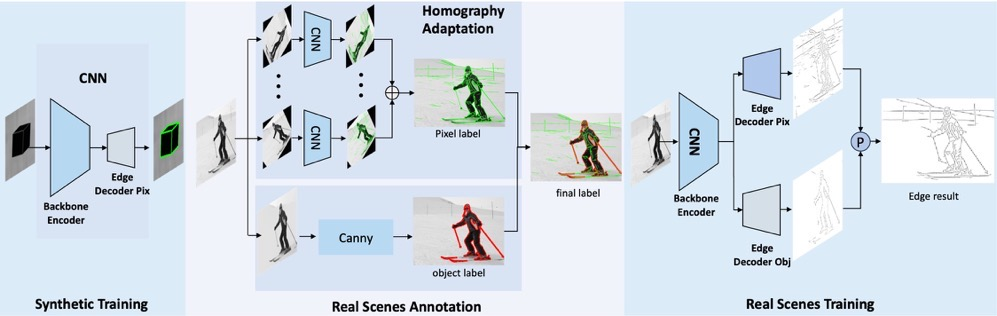
#> input picture Image/overview.jpg, 997 x 316 px; its folder holds only this picture in this run
$ python -i object_level_label.py   (imports and definitions only)   (older library calls are emulated)
#> lines starting #> are read from the running program, lines starting #| are printed output that depends on the picture
#> further down, picture is the input picture: shape (316, 997, 3); mean B, G, R 233.7, 223.7, 213.5
import cv2
import numpy as np
import os

def gaussian_blur(image, kernel_size, sigma):
    blurred = cv2.GaussianBlur(image, (kernel_size, kernel_size), sigma)
    return blurred

# [13 lines left out: functions l0_smoothing, l1_smoothing, not called in this run]

def L0Smoothing(I):
    def psf2otf_Dy(outSize = None):
        psf = np.zeros((outSize),dtype='float32')
        psf[0, 0] = - 1
        psf[-1, 0] = 1
        otf = np.fft.fft2(psf)
        return otf
    def psf2otf_Dx(outSize = None):
        psf = np.zeros((outSize),dtype='float32')
        psf[0, 0] = - 1
        psf[0, -1] = 1
        otf = np.fft.fft2(psf)
        return otf
    def doL0Smoothing(Im=None, lambda_=None, kappa=None):
        # L0Smooth - Image Smoothing via L0 Gradient Minimization
        #   S = L0Smooth(Im, lambda, kappa) performs L0 graidient smoothing of input
        #   image Im, with smoothness weight lambda and rate kappa.

        #   Paras:
        #   @Im    : Input UINT8 image, both grayscale and color images are acceptable.
        #   @lambda: Smoothing parameter controlling the degree of smooth. (See [1])
        #            Typically it is within the range [1e-3, 1e-1], 2e-2 by default.
        #   @kappa : Parameter that controls the rate. (See [1])
        #            Small kappa results in more iteratioins and with sharper edges.
        #            We select kappa in (1, 2].
        #            kappa = 2 is suggested for natural images.

        #   Example
        #   ==========
        #   Im  = imread('pflower.jpg');
        #   S  = L0Smooth(Im); # Default Parameters (lambda = 2e-2, kappa = 2)
        #   figure, imshow(Im), figure, imshow(S);
#> called with lambda_ = 0.01
        S=Im
        if  (kappa == None):
            kappa = 2.0

        if (lambda_ == None):
            lambda_ = 0.02

        betamax = 100000.0
        fx = np.array([1, - 1])
        fy = np.array([[1], [- 1]])
        N, M, D = Im.shape
#> N = 316; M = 997; D = 3
        sizeI3D = np.array([N, M, D])
#> sizeI3D = [316, 997, 3]
        sizeI2D = np.array([N, M])
#> sizeI2D = [316, 997]
        otfFx = psf2otf_Dx(sizeI2D)
        otfFy = psf2otf_Dy(sizeI2D)
        Normin1=np.zeros((N,M,D),dtype=complex)
        for _dim in range(D):
            Normin1[:,:,_dim]=np.fft.fft2(Im[:,:,_dim])
        Denormin2 = np.abs(otfFx) ** 2 + np.abs(otfFy) ** 2
        if D > 1:
            Denormin2 = np.tile(Denormin2, (D, 1, 1))
            Denormin2 = Denormin2.transpose((1, 2, 0))

        beta = 2 * lambda_
        while beta < betamax:

            Denormin = 1 + beta * Denormin2
            # h-v subproblem
            u01 = Im[:, 0, :] - Im[:, -1, :]
            u01 = np.reshape(u01, (u01.shape[0], 1, u01.shape[1]))
            h = np.concatenate((np.diff(Im, 1, 1), u01), axis=1)
            u10 = Im[0, :, :] - Im[-1, :, :]
            u10 = np.reshape(u10, (1, u10.shape[0], u10.shape[1]))
            v = np.concatenate((np.diff(Im, 1, 0), u10), axis=0)
            if D == 1:
                t = (h ** 2 + v ** 2) < lambda_ / beta
            else:
                t = np.sum((h ** 2 + v ** 2), 3 - 1) < lambda_ / beta
                t = np.tile(t, (D, 1, 1))
                t = t.transpose((1, 2, 0))
                #t = np.matlib.repmat(t, np.array([1, 1, D]))
            h[t] = 0
            v[t] = 0
            # S subproblem
            mu_h01 = h[:, -1, :] - h[:, 0, :]
            mu_h01 = np.reshape(mu_h01, (mu_h01.shape[0], 1, mu_h01.shape[1]))
            Normin2_h = np.concatenate((mu_h01, - np.diff(h, 1, 1)), axis=1)
            mu_v01 = v[-1, :, :] - v[0, :, :]
            mu_v01 = np.reshape(mu_v01, (1, mu_v01.shape[0], mu_v01.shape[1]))
            Normin2_v = np.concatenate((mu_v01, - np.diff(v, 1, 0)), axis=0)
            Normin2 = Normin2_h+Normin2_v
            FS=np.zeros((N,M,D),dtype=complex)
            for _dim in range (D):
                FS[:,:,_dim] = (Normin1[:,:,_dim] + beta * (np.fft.fft2(Normin2[:,:,_dim]))) / Denormin[:,:,_dim]
            #S=np.zeros((N,M,D))
            for _dim in range (D):
                S[:,:,_dim] = np.real(np.fft.ifft2(FS[:,:,_dim]))
    #        FS = (Normin1 + beta * fft2(Normin2)) / Denormin
    #        S = real(ifft2(FS))
            beta = beta * kappa
#> this loop made 23 passes
#> pass 1, in doL0Smoothing, `h = np.concatenate((np.diff(Im, 1, 1), u01), axis=1)`:
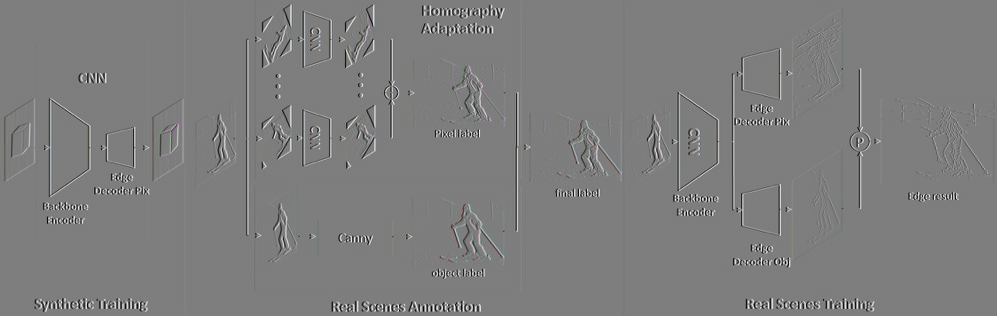
#> h: shape (316, 997, 3) float64; mean B, G, R -6.34e-21, -1.64e-20, 2.29e-21; drawn with min black and max white
#> pass 1, in doL0Smoothing, `v = np.concatenate((np.diff(Im, 1, 0), u10), axis=0)`:
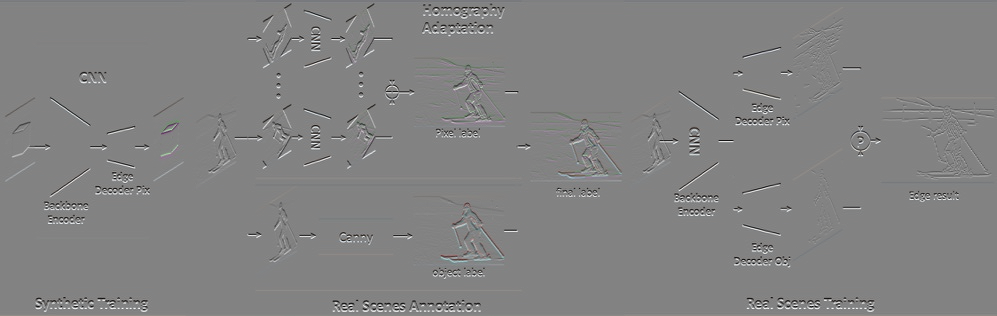
#> v: shape (316, 997, 3) float64; mean B, G, R 3.29e-18, 2.18e-17, -9.66e-18; drawn with min black and max white
#> pass 1, in doL0Smoothing, `t = np.sum((h ** 2 + v ** 2), 3 - 1) < lambda_ / beta`:
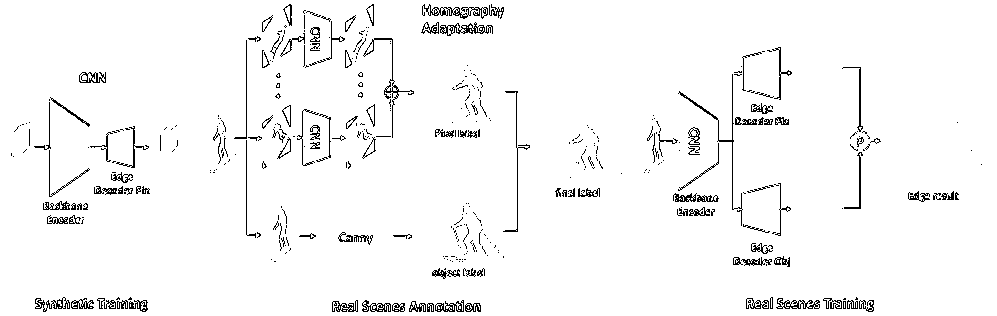
#> t: shape (316, 997) bool; 96.5% white; black in thin lines or dots
#> after the loop:
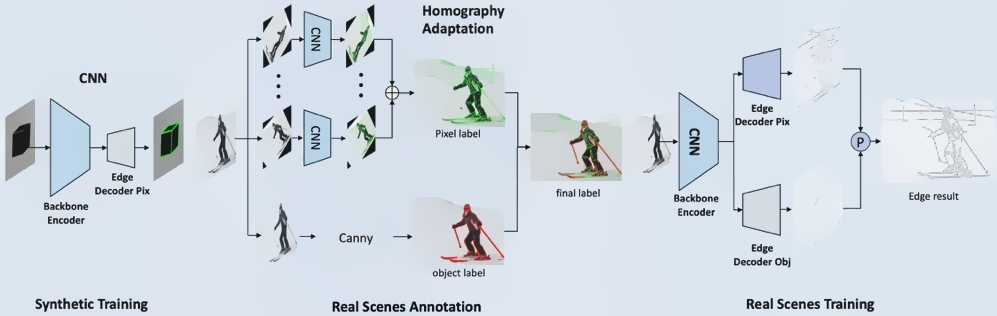
#> Im: shape (316, 997, 3) float64; mean B, G, R 0.916, 0.877, 0.837; drawn with min black and max white
#> after the loop, beta = 167772.2
        return S
    I=np.array(I,dtype='float64')
    I=I/255
    S = doL0Smoothing(I,0.01)
    S=S*255
    return S.astype(np.uint8)

# [41 lines left out: functions save_edges, detect_edges, not called in this run]

folder_path = './data/coco/images_v2/val2017/'
img_save_path = './data/coco/images_obj/val2017/'
canny_save_path = './data/coco/images_obj/val_edge_2017/'
labels_save_path = './data/coco/labels_v2/val2017/'

# [4 lines not run here, left out]
# 遍历文件夹中的所有图片

count = 0
# [26 lines not run here, left out]

>>> import cv2
>>> picture = cv2.imread('Image/overview.jpg')
>>> result = L0Smoothing(picture)
